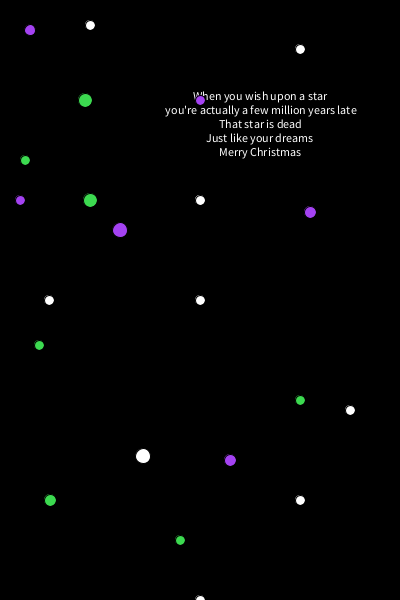
Frame 1 (no input)
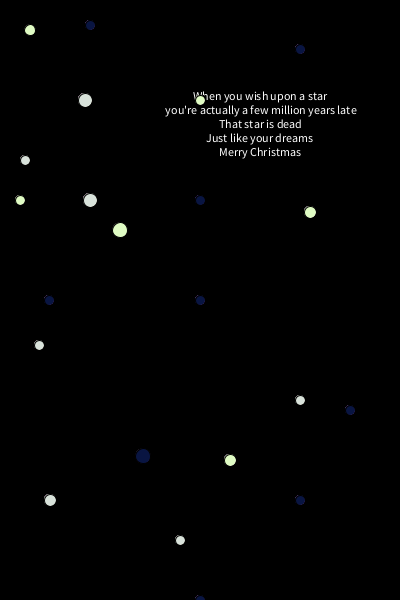
Frame 60 (the mouse pressed at the canvas centre just before this capture)
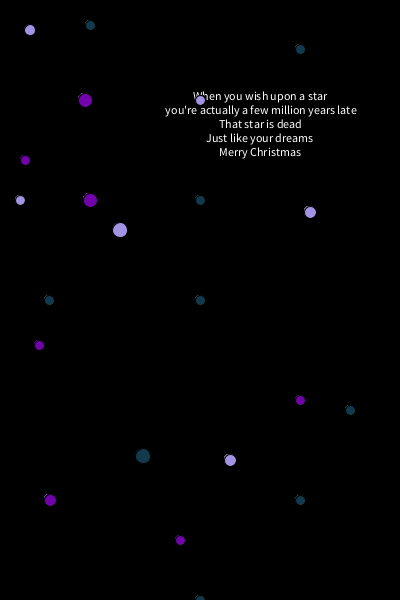
Frame 120 (the mouse held since frame 60 and released just before this capture)

The Processing sketch that drew these frames (run headless with seeded random() and noise(); from frame 60 on, the mouse is pressed at the canvas centre):

// Processing sketch: processing_83754
// ── processing_83754.pde

void setup()
{
size(400, 600);
background(0, 0, 0);
smooth();
textAlign(CENTER);
text( "When you wish upon a star\n you're actually a few million years late\nThat star is dead\nJust like your dreams\nMerry Christmas",260,100);
}

void draw()
{
ellipse(200,200,10,10);
ellipse(90,25,10,10);
ellipse(50,500,10,10);
ellipse(49,300,10,10);
ellipse(300,500,10,10);
ellipse(300,49,10,10);
ellipse(200,200,10,10);
ellipse(200,600,10,10);
ellipse(143,456,15,15);
ellipse(200,300,10,10);
ellipse(350,410,10,10);
fill(random(255),random(255),random(255));
ellipse(310,212,12,12);
ellipse(30,30,11,11);
ellipse(230,460,12,12);
ellipse(120,230,15,15);
ellipse(20,200,10,10);
ellipse(200,100,10,10);
fill(random(255),random(255),random(255));
ellipse(300,400,10,10);
ellipse(90,200,14,14);
ellipse(50,500,12,12);
ellipse(39,345,10,10);
ellipse(25,160,10,10);
ellipse(85,100,14,14);
ellipse(180,540,10,10);
fill(random(255),random(255),random(255));
}
